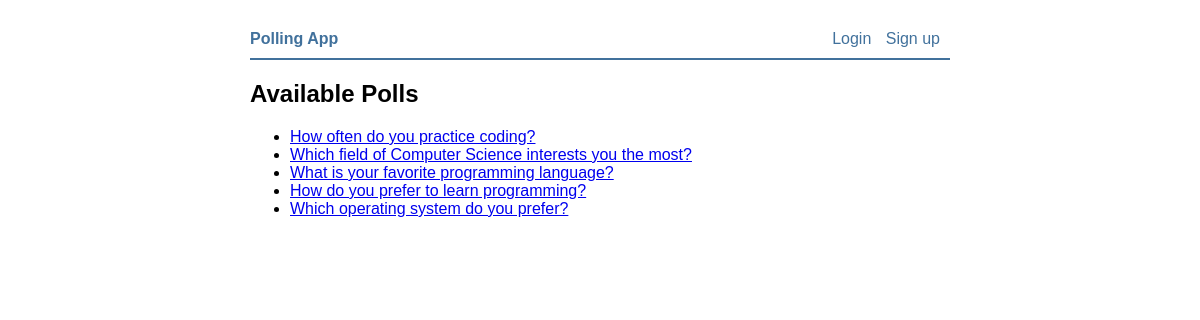
Screenshot of /polls/ with the database file from the repository.
### polls/models.py (models this page shows, shortened)
class Question(models.Model):
    question_text = models.CharField(max_length=200)
    pub_date = models.DateTimeField(auto_now_add=True)

### polls/views.py (the view)
# urls.py: path('', RedirectView.as_view(pattern_name='polls:index')),
def index(request):
    questions = Question.objects.order_by('-pub_date')
    return render(request, 'polls/index.html', {'questions': questions})

### polls/templates/polls/index.html
{% extends 'polls/base.html' %}
{% block content %}
<h2>Available Polls</h2>
<ul>
  {% for question in questions %}
    <li><a href="{% url 'polls:detail' question.id %}">{{ question.question_text }}</a></li>
  {% empty %}
    <li>No polls are available.</li>
  {% endfor %}
</ul>
{% endblock %}

### polls/templates/polls/base.html (style rules this page uses)
body { font-family: Arial, sans-serif; max-width: 700px; margin: 30px auto; padding: 0 15px; }

### rows the page displays
Question: question_text "How often do you practice coding?"
Question: question_text "Which field of Computer Science interests you the most?"
Question: question_text "What is your favorite programming language?"
Question: question_text "How do you prefer to learn programming?"
Question: question_text "Which operating system do you prefer?"
